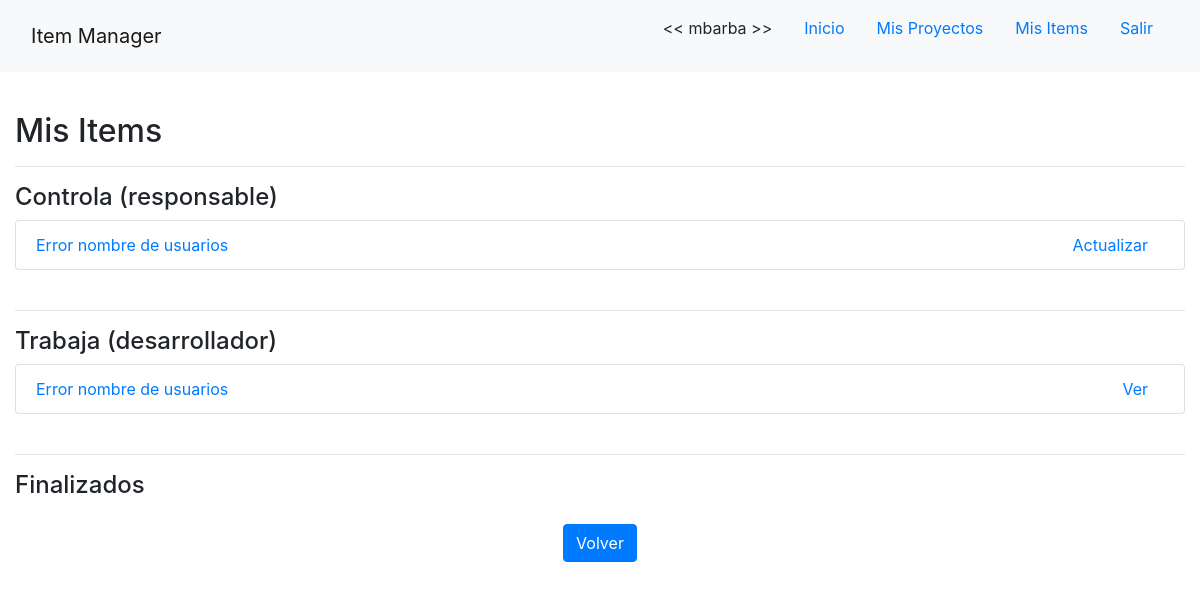
The page /mis-items/ (signed in) on the database as committed earlier.
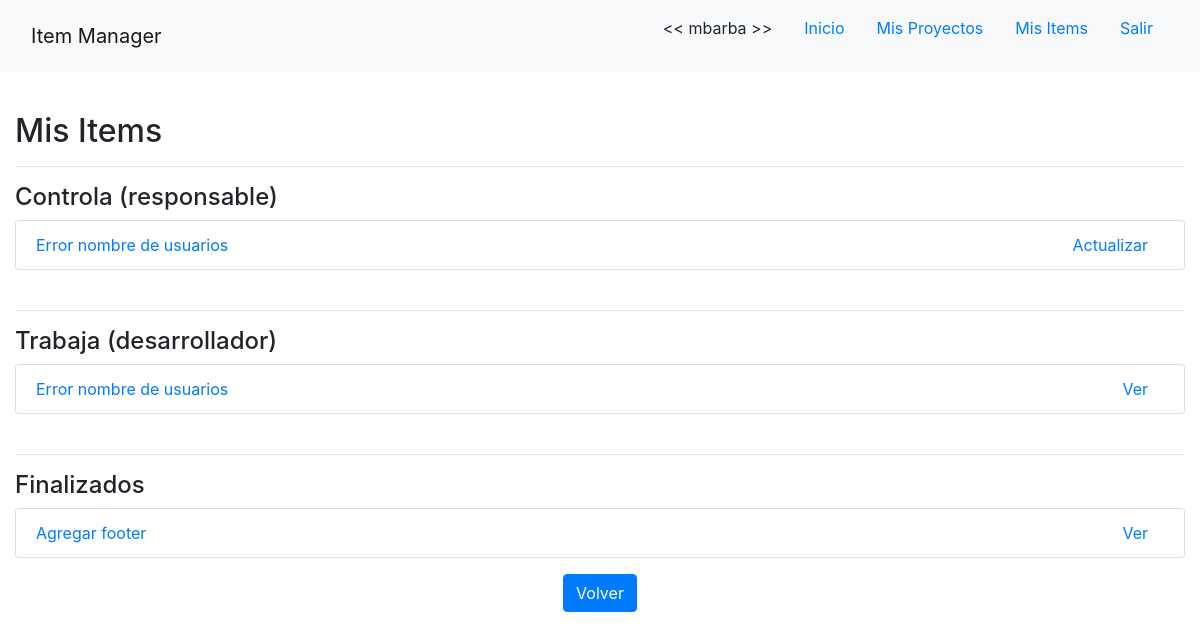
The same page on the database as committed later.
### app/models/item.py (models this page shows, shortened)
class Item(models.Model):
    proyecto = models.ForeignKey(Proyecto, verbose_name='proyecto', on_delete=models.PROTECT)
    nombre = models.CharField(verbose_name='nombre', max_length=255, unique=True)
    detalle = models.CharField(verbose_name='detalle', max_length=255)
    creacion = models.DateTimeField(verbose_name='fecha de creacion', auto_now_add=True, max_length=255)
    tipo = models.ForeignKey(TipoItem, verbose_name='tipo', on_delete=models.PROTECT)
    estado = models.ForeignKey(EstadoItem, verbose_name='estado', default=1, on_delete=models.PROTECT)
    responsable = models.ForeignKey(User, verbose_name='responsable', related_name="controla", on_delete=models.PROTECT)
    desarrolladores = models.ManyToManyField(User, verbose_name='desarrolladores', related_name="trabaja")

### app/views/acciones_usuario.py (the view)
# urls.py: path('mis-items/', MisItemsListView.as_view(), name='mis-items-list'),
class MisItemsListView(LoginRequiredMixin, TemplateView):
    template_name = 'app/mis_items_list.html'
    def get(self, request, *args, **kwargs):
        user = request.user
        self.items_controlados = user.controla.all
        self.items_trabajados = user.trabaja.all
        return super().get(request, *args, **kwargs)
    def get_context_data(self, **kwargs):
        context = super().get_context_data(**kwargs)
        context['items_controlados'] = self.items_controlados
        context['items_trabajados'] = self.items_trabajados
        return context

### app/templates/app/mis_items_list.html (shortened to what this page needs)
{% extends 'base.html' %}
{% load crispy_forms_tags %}
{% block content %}
    <br>
    <h2>Mis Items</h2>
    <hr>
    <h4>Controla (responsable)</h4>
    <ul class="list-group">
        {% for item in items_controlados %}
            {% if item.estado.nombre != 'Finalizado' and item.estado.nombre != 'Cancelado' %}
                <li class="list-group-item">
                    <a href="{% url 'item-detail' item.id %}">
                        <div class="float-left">{{ item.nombre }}</div>
                    </a>
                    <div>
                        <a class="mx-3 float-right" href="{% url 'item-detail' item.id %}">Actualizar</a>
                    </div>
                </li>
            {% endif %}
        {% endfor %}
    </ul>
    <br>
    <hr>
    <h4>Trabaja (desarrollador)</h4>
    <ul class="list-group">
        {% for item in items_trabajados %}
            {% if item.estado.nombre != 'Finalizado' and item.estado.nombre != 'Cancelado' %}
                <li class="list-group-item">
                    <a href="{% url 'item-detail' item.id %}">
                        <div class="float-left">{{ item.nombre }}</div>
                    </a>
                    <div>
                        <a class="mx-3 float-right" href="{% url 'item-detail' item.id %}">Ver</a>
                    </div>
                </li>
            {% endif %}
        {% endfor %}
    </ul>
    <br>
    <hr>
    <h4>Finalizados</h4>
    <ul class="list-group">
        {% for item in items_controlados %}
            {% if item.estado.nombre == 'Finalizado' or item.estado.nombre == 'Cancelado' %}
                <li class="list-group-item">
                    <a href="{% url 'item-detail' item.id %}">
                        <div class="float-left">{{ item.nombre }}</div>
                    </a>
                    <div>
                        <a class="mx-3 float-right" href="{% url 'item-detail' item.id %}">Ver</a>
                    </div>
                </li>
            {% endif %}
        {% endfor %}
    </ul>
    <div class="text-center mt-3">
        <a class="btn btn-primary" href="{% url 'home' %}">Volver</a>
    </div>
{% endblock %}

Rows that differ between the two databases and show on the page:
added Item: nombre "Agregar footer", shown under "Finalizados"
